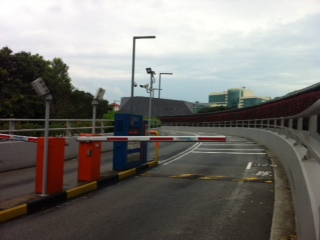
//> input picture data/pic/utown_barrier.jpeg, 320 x 240 px
$ ./hough_line   (built with g++ and OpenCV 4)
//> lines starting //> are read from the running program, lines starting //| are printed output that depends on the picture; after the words box and inside, x2 and y2 are one past the last pixel; in counts of white or black regions, pixels touching at a corner belong together
/**
 * @file HoughLines_Demo.cpp
 * @brief Demo code for Hough Transform
 * @author OpenCV team
 */

#include "opencv2/highgui/highgui.hpp"
#include "opencv2/imgproc/imgproc.hpp"
#include <iostream>
#include <stdio.h>

using namespace cv;
using namespace std;

/// Global variables

/** General variables */
Mat src, edges;
Mat src_gray;
Mat standard_hough, probabilistic_hough;
int min_threshold = 50;
int max_trackbar = 150;

const char* standard_name = "Standard Hough Lines Demo";
const char* probabilistic_name = "Probabilistic Hough Lines Demo";

int s_trackbar = max_trackbar;
int p_trackbar = max_trackbar;

/// Function Headers
void help();
void Standard_Hough( int, void* );
void Probabilistic_Hough( int, void* );
void draw_line( Mat, Point, Point);

/**
 * @function main
 */
int main( int, char** )
{
   /// Read the image
   src = imread( "/home/eee/catkin_ws/src/SMART_ZED/data/pic/utown_barrier.jpeg", 1 );
//> src is the input picture: 240 rows x 320 cols, CV_8UC3; mean B, G, R 113.6, 117.8, 119.9

   if( src.empty() )
     { help();
       return -1;
     }

   /// Pass the image to gray
   cvtColor( src, src_gray, COLOR_RGB2GRAY );
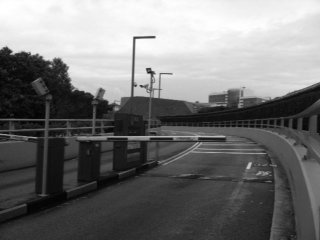
//> src_gray: 240 rows x 320 cols, CV_8UC1; min 2, max 255, mean 116.8

   /// Apply Canny edge detector
   Canny( src_gray, edges, 50, 200, 3 );
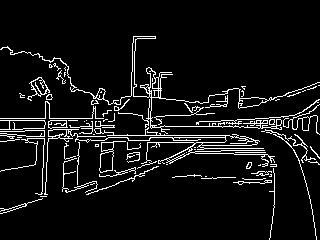
//> edges: 240 rows x 320 cols, CV_8UC1; 7.3% white in thin lines or dots, all inside (x1, y1, x2, y2) = (0, 36, 320, 240)

   /// Create Trackbars for Thresholds
   char thresh_label[50];
   sprintf( thresh_label, "Thres: %d + input", min_threshold );

   namedWindow( standard_name, WINDOW_AUTOSIZE );
   createTrackbar( thresh_label, standard_name, &s_trackbar, max_trackbar, Standard_Hough);

   namedWindow( probabilistic_name, WINDOW_AUTOSIZE );
   createTrackbar( thresh_label, probabilistic_name, &p_trackbar, max_trackbar, Probabilistic_Hough);

   /// Initialize
   Standard_Hough(0, 0);
   Probabilistic_Hough(0, 0);
   waitKey(0);
   return 0;
}

/**
 * @function help
 * @brief Indications of how to run this program and why is it for
 */
void help()
{
  printf("\t Hough Transform to detect lines \n ");
  printf("\t---------------------------------\n ");
  printf(" Usage: ./HoughLines_Demo <image_name> \n");
}

/**
 * @function Standard_Hough
 */
void Standard_Hough( int, void* )//returns a vector (theta and r-theta)
{
  vector<Vec2f> s_lines;
  cvtColor( edges, standard_hough, CV_GRAY2BGR );

  /// 1. Use Standard Hough Transform
  HoughLines( edges, s_lines, 1, CV_PI/180, min_threshold + s_trackbar, 0, 0 );
//> s_lines = empty

  /// Show the result
  for( size_t i = 0; i < s_lines.size(); i++ )
     {
      float r = s_lines[i][0], t = s_lines[i][1];
      double cos_t = cos(t), sin_t = sin(t);
      double x0 = r*cos_t, y0 = r*sin_t;
      double alpha = 1000;

       Point pt1( cvRound(x0 + alpha*(-sin_t)), cvRound(y0 + alpha*cos_t) );
       Point pt2( cvRound(x0 - alpha*(-sin_t)), cvRound(y0 - alpha*cos_t) );
       line( standard_hough, pt1, pt2, Scalar(255,0,0), 3, CV_AA); //draw a line from pt1 to pt2
       //rectangle (standard hough, )
     }
//> this loop made 0 passes

   imshow( standard_name, standard_hough );
}

/**
 * @function Probabilistic_Hough
 */
void Probabilistic_Hough( int, void* ) // more efficient, gives the extremes of detected lines(x0,y0 and x1,y1), slightly better for implementation
{
  vector<Vec4i> p_lines;
  cvtColor( edges, probabilistic_hough, CV_GRAY2BGR );

  /// 2. Use Probabilistic Hough Transform
  HoughLinesP( edges, p_lines, 1, CV_PI/180, min_threshold + p_trackbar, 30, 10 );
//> p_lines = empty

  /// Show the result
  for( size_t i = 0; i < p_lines.size(); i++ )
     {
       Vec4i l = p_lines[i];
       line( probabilistic_hough, Point(l[0], l[1]), Point(l[2], l[3]), Scalar(0,0,255), 3, CV_AA);
       rectangle( probabilistic_hough, Point(l[0], l[1]+10), Point(l[2], l[3]-10), Scalar(255, 255, 0), 1, 1);
     }

   imshow( probabilistic_name, probabilistic_hough );
}


void draw_line(Mat img, Point start, Point end)
{
  int thickness = 2;
  int lineType = 8;
  line( img,
        start,
        end,
        Scalar(255,0,0),
        thickness,
        lineType);
}

$ run again, with data/pic/Hough_Lines_Tutorial_Original_Image.jpg copied over data/pic/utown_barrier.jpeg
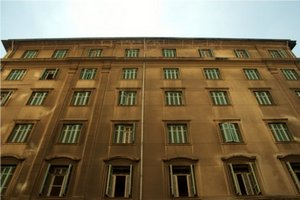
//> input picture data/pic/Hough_Lines_Tutorial_Original_Image.jpg, 300 x 200 px
//> src is the input picture: 200 rows x 300 cols, CV_8UC3; mean B, G, R 79.4, 107.6, 124.2
//> `cvtColor( src, src_gray, COLOR_RGB2GRAY );`:
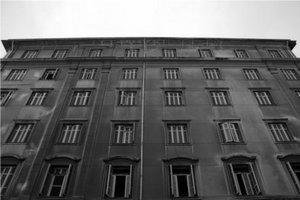
//> src_gray: 200 rows x 300 cols, CV_8UC1; min 0, max 255, mean 101.1
//> `Canny( src_gray, edges, 50, 200, 3 );`:
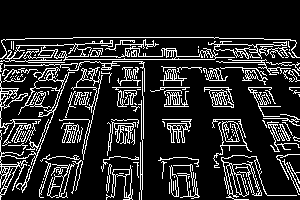
//> edges: 200 rows x 300 cols, CV_8UC1; 16% white in thin lines or dots, all inside (x1, y1, x2, y2) = (0, 37, 300, 200)
//> s_lines = empty

$ run again, with data/pic/barrier2.jpg copied over data/pic/utown_barrier.jpeg
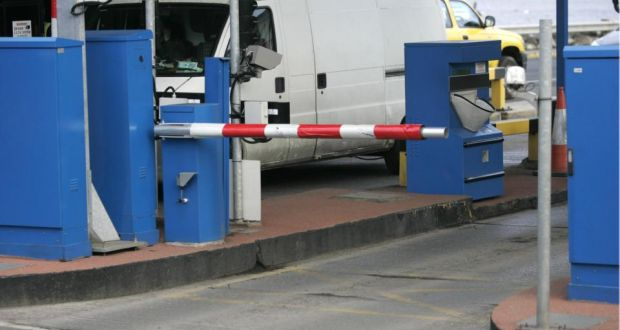
//> input picture data/pic/barrier2.jpg, 620 x 330 px
//> src is the input picture: 330 rows x 620 cols, CV_8UC3; mean B, G, R 128, 110.2, 97.1
//> edges: 330 rows x 620 cols, CV_8UC1; 7% white in thin lines or dots
//> s_lines = 1 line (rho, theta): [618, 0]
//> the loop in Standard_Hough, `for( size_t i = 0; i < s_lines.size(); i++ )` made 1 pass
//> (r, t, cos_t, sin_t, x0, y0, pt1, pt2) on pass 1: (618, 0, 1, 0, 618, 0, Point(618, 1000), Point(618, -1000))
//> after the loop in Standard_Hough, `for( size_t i = 0; i < s_lines.size(); i++ )`:
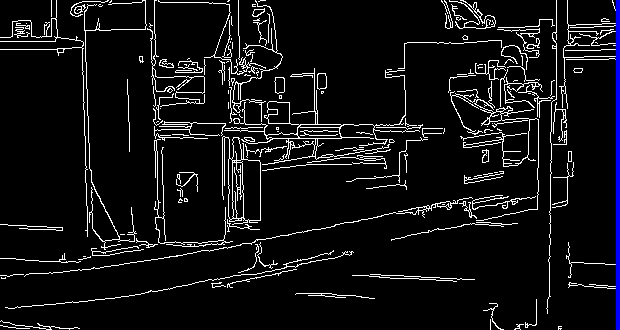
//> standard_hough: 330 rows x 620 cols, CV_8UC3; mean B, G, R 19.3, 17.5, 17.5
//> p_lines = 1 line (x1, y1, x2, y2): [618, 329, 618, 0]
//> the loop in Probabilistic_Hough, `for( size_t i = 0; i < p_lines.size(); i++ )` made 1 pass
//> after the loop in Probabilistic_Hough, `for( size_t i = 0; i < p_lines.size(); i++ )`:
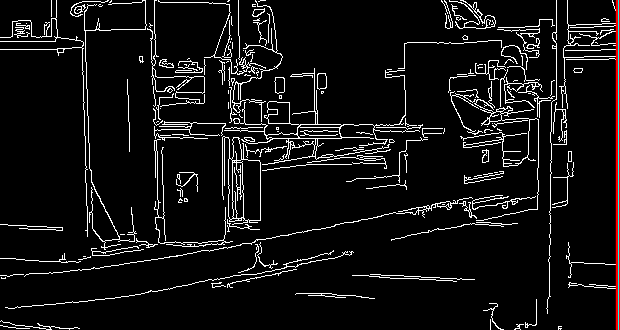
//> probabilistic_hough: 330 rows x 620 cols, CV_8UC3; mean B, G, R 17.9, 17.9, 18.9
